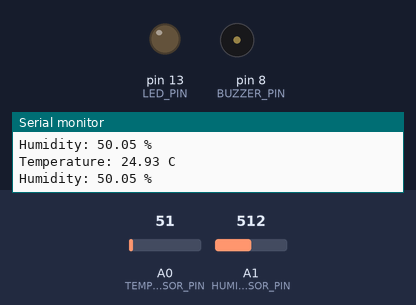
Bench run of a sketch on a simulated Arduino Uno, built with avr-gcc and run on an emulated ATmega328P. Shown: output pins drawn as LEDs (lit = HIGH), buzzer (waves = sounding, pin HIGH), the last lines printed to the serial monitor. The inputs (shaded band) are chosen by the test bench; at power-on: A0 (TEMP_SENSOR_PIN) = 51, A1 (HUMIDITY_SENSOR_PIN) = 512.

Above: at 2.8 s.
2.9 s: A0 (TEMP_SENSOR_PIN) set to 66
At 4.2 s:
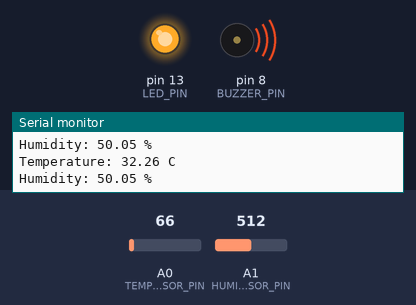
4.5 s: A0 (TEMP_SENSOR_PIN) set to 61
At 5.9 s:
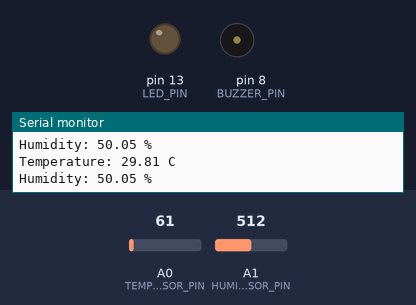
6.5 s: A0 (TEMP_SENSOR_PIN) set to 71
At 7.4 s:
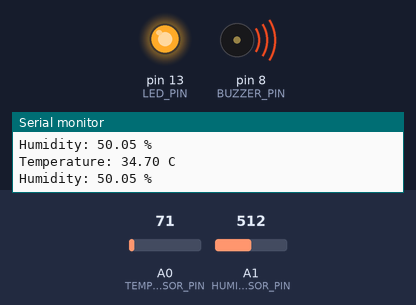
Timing chart, 0 to 9.5 s (numbered marks = the images above; inputs shaded):
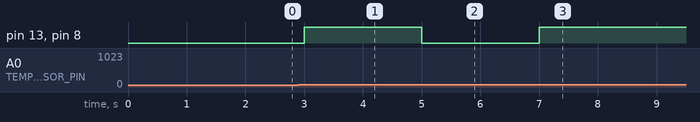

Measured:
- the behaviour switches between 61 and 62 on A0 (TEMP_SENSOR_PIN) (found by bisection; images 0 and 1)
- after the input at 2.9 s, pin 13 (LED_PIN), pin 8 (BUZZER_PIN): LOW → HIGH after 0.10 s
- after the input at 4.5 s, pin 13 (LED_PIN), pin 8 (BUZZER_PIN): HIGH → LOW after 0.50 s
- after the input at 6.5 s, pin 13 (LED_PIN), pin 8 (BUZZER_PIN): LOW → HIGH after 0.50 s

The sketch:

smart_home_optimized.ino
```cpp
// Smart Home Environment Monitoring
// Week 3 - Corrected and Optimized Version

#define TEMP_SENSOR_PIN A0
#define HUMIDITY_SENSOR_PIN A1
#define LED_PIN 13
#define BUZZER_PIN 8

const float TEMP_THRESHOLD = 30.0;
const float HUMIDITY_THRESHOLD = 70.0;

unsigned long previousMillis = 0;
const unsigned long SENSOR_INTERVAL = 1000;

void setup() {
  Serial.begin(9600);

  pinMode(LED_PIN, OUTPUT);
  pinMode(BUZZER_PIN, OUTPUT);
}

void loop() {
  unsigned long currentMillis = millis();

  // Non-blocking timing improves responsiveness.
  if (currentMillis - previousMillis >= SENSOR_INTERVAL) {
    previousMillis = currentMillis;

    int tempRaw = analogRead(TEMP_SENSOR_PIN);
    int humidityRaw = analogRead(HUMIDITY_SENSOR_PIN);

    // Floating-point conversion avoids integer-division errors.
    float voltage = (tempRaw * 5.0) / 1023.0;
    float temperature = voltage * 100.0;

    float humidity = (humidityRaw * 100.0) / 1023.0;

    Serial.print("Temperature: ");
    Serial.print(temperature, 2);
    Serial.println(" C");

    Serial.print("Humidity: ");
    Serial.print(humidity, 2);
    Serial.println(" %");

    // Alert only when either environmental value exceeds
    // its defined safety threshold.
    bool alert = (temperature > TEMP_THRESHOLD) ||
                 (humidity > HUMIDITY_THRESHOLD);

    digitalWrite(LED_PIN, alert ? HIGH : LOW);
    digitalWrite(BUZZER_PIN, alert ? HIGH : LOW);
  }
}
```
